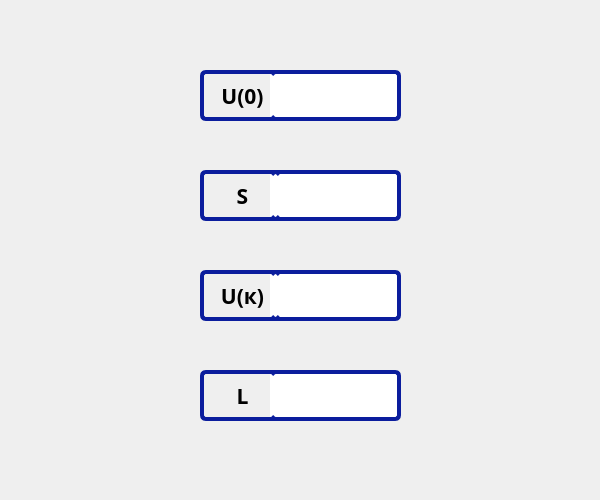
<?xml version="1.0" encoding="UTF-8"?>
<ui version="4.0">
 <class>MainWindow</class>
 <widget class="QMainWindow" name="MainWindow">
  <property name="geometry">
   <rect>
    <x>0</x>
    <y>0</y>
    <width>600</width>
    <height>500</height>
   </rect>
  </property>
  <property name="sizePolicy">
   <sizepolicy hsizetype="Fixed" vsizetype="Fixed">
    <horstretch>0</horstretch>
    <verstretch>0</verstretch>
   </sizepolicy>
  </property>
  <property name="minimumSize">
   <size>
    <width>600</width>
    <height>500</height>
   </size>
  </property>
  <property name="maximumSize">
   <size>
    <width>600</width>
    <height>500</height>
   </size>
  </property>
  <property name="font">
   <font>
    <family>Goudy Old Style</family>
    <pointsize>16</pointsize>
    <weight>75</weight>
    <bold>true</bold>
   </font>
  </property>
  <property name="windowTitle">
   <string>Physical simulation of motion</string>
  </property>
  <property name="windowIcon">
   <iconset resource="../Resurces/res.qrc">
    <normaloff>:/Resurses_2/icon.png</normaloff>:/Resurses_2/icon.png</iconset>
  </property>
  <property name="styleSheet">
   <string notr="true">background-image: url(:/Resurses_2/ФонБезВотерки.jpg);</string>
  </property>
  <widget class="QWidget" name="centralwidget">
   <widget class="QLabel" name="label">
    <property name="geometry">
     <rect>
      <x>200</x>
      <y>70</y>
      <width>81</width>
      <height>51</height>
     </rect>
    </property>
    <property name="font">
     <font>
      <family>Goudy Old Style</family>
      <pointsize>16</pointsize>
      <weight>75</weight>
      <bold>true</bold>
     </font>
    </property>
    <property name="styleSheet">
     <string notr="true">background-image: url(:/Resurses_2/кремовый.jpg);
border-top: 4px solid #0B1D9D;
border-left: 4px solid #0B1D9D;
border-bottom: 4px solid #0B1D9D;
border-radius: 6px;</string>
    </property>
    <property name="text">
     <string>U(0)</string>
    </property>
    <property name="alignment">
     <set>Qt::AlignCenter</set>
    </property>
   </widget>
   <widget class="QLineEdit" name="line_out_speed_start">
    <property name="geometry">
     <rect>
      <x>270</x>
      <y>70</y>
      <width>131</width>
      <height>51</height>
     </rect>
    </property>
    <property name="font">
     <font>
      <family>Goudy Old Style</family>
      <pointsize>16</pointsize>
      <weight>75</weight>
      <bold>true</bold>
     </font>
    </property>
    <property name="styleSheet">
     <string notr="true">background-image: url(:/Resurses_2/кремовый.jpg);
border-top: 4px solid #0B1D9D;
border-right: 4px solid #0B1D9D;
border-bottom: 4px solid #0B1D9D;
border-radius: 6px;</string>
    </property>
    <property name="text">
     <string/>
    </property>
    <property name="alignment">
     <set>Qt::AlignCenter</set>
    </property>
   </widget>
   <widget class="QLineEdit" name="line_out_speed_fin">
    <property name="geometry">
     <rect>
      <x>270</x>
      <y>270</y>
      <width>131</width>
      <height>51</height>
     </rect>
    </property>
    <property name="font">
     <font>
      <family>Goudy Old Style</family>
      <pointsize>16</pointsize>
      <weight>75</weight>
      <bold>true</bold>
     </font>
    </property>
    <property name="styleSheet">
     <string notr="true">background-image: url(:/Resurses_2/кремовый.jpg);
border-top: 4px solid #0B1D9D;
border-right: 4px solid #0B1D9D;
border-bottom: 4px solid #0B1D9D;
border-radius: 6px;</string>
    </property>
    <property name="text">
     <string/>
    </property>
    <property name="alignment">
     <set>Qt::AlignCenter</set>
    </property>
   </widget>
   <widget class="QLabel" name="label_2">
    <property name="geometry">
     <rect>
      <x>200</x>
      <y>270</y>
      <width>81</width>
      <height>51</height>
     </rect>
    </property>
    <property name="font">
     <font>
      <family>Goudy Old Style</family>
      <pointsize>16</pointsize>
      <weight>75</weight>
      <bold>true</bold>
     </font>
    </property>
    <property name="styleSheet">
     <string notr="true">background-image: url(:/Resurses_2/кремовый.jpg);
border-top: 4px solid #0B1D9D;
border-left: 4px solid #0B1D9D;
border-bottom: 4px solid #0B1D9D;
border-radius: 6px;</string>
    </property>
    <property name="text">
     <string>U(к)</string>
    </property>
    <property name="alignment">
     <set>Qt::AlignCenter</set>
    </property>
   </widget>
   <widget class="QLabel" name="label_3">
    <property name="geometry">
     <rect>
      <x>200</x>
      <y>370</y>
      <width>81</width>
      <height>51</height>
     </rect>
    </property>
    <property name="font">
     <font>
      <family>Goudy Old Style</family>
      <pointsize>16</pointsize>
      <weight>75</weight>
      <bold>true</bold>
     </font>
    </property>
    <property name="styleSheet">
     <string notr="true">background-image: url(:/Resurses_2/кремовый.jpg);
border-top: 4px solid #0B1D9D;
border-left: 4px solid #0B1D9D;
border-bottom: 4px solid #0B1D9D;
border-radius: 6px;</string>
    </property>
    <property name="text">
     <string>L</string>
    </property>
    <property name="alignment">
     <set>Qt::AlignCenter</set>
    </property>
   </widget>
   <widget class="QLineEdit" name="line_out_mov">
    <property name="geometry">
     <rect>
      <x>270</x>
      <y>170</y>
      <width>131</width>
      <height>51</height>
     </rect>
    </property>
    <property name="font">
     <font>
      <family>Goudy Old Style</family>
      <pointsize>16</pointsize>
      <weight>75</weight>
      <bold>true</bold>
     </font>
    </property>
    <property name="styleSheet">
     <string notr="true">background-image: url(:/Resurses_2/кремовый.jpg);
border-top: 4px solid #0B1D9D;
border-right: 4px solid #0B1D9D;
border-bottom: 4px solid #0B1D9D;
border-radius: 6px;</string>
    </property>
    <property name="text">
     <string/>
    </property>
    <property name="alignment">
     <set>Qt::AlignCenter</set>
    </property>
   </widget>
   <widget class="QLabel" name="label_4">
    <property name="geometry">
     <rect>
      <x>200</x>
      <y>170</y>
      <width>81</width>
      <height>51</height>
     </rect>
    </property>
    <property name="font">
     <font>
      <family>Goudy Old Style</family>
      <pointsize>16</pointsize>
      <weight>75</weight>
      <italic>false</italic>
      <bold>true</bold>
     </font>
    </property>
    <property name="styleSheet">
     <string notr="true">background-image: url(:/Resurses_2/кремовый.jpg);
border-top: 4px solid #0B1D9D;
border-left: 4px solid #0B1D9D;
border-bottom: 4px solid #0B1D9D;
border-radius: 6px;</string>
    </property>
    <property name="text">
     <string>S</string>
    </property>
    <property name="alignment">
     <set>Qt::AlignCenter</set>
    </property>
   </widget>
   <widget class="QLineEdit" name="line_out_L">
    <property name="geometry">
     <rect>
      <x>270</x>
      <y>370</y>
      <width>131</width>
      <height>51</height>
     </rect>
    </property>
    <property name="font">
     <font>
      <family>Goudy Old Style</family>
      <pointsize>16</pointsize>
      <weight>75</weight>
      <bold>true</bold>
     </font>
    </property>
    <property name="styleSheet">
     <string notr="true">background-image: url(:/Resurses_2/кремовый.jpg);
border-top: 4px solid #0B1D9D;
border-right: 4px solid #0B1D9D;
border-bottom: 4px solid #0B1D9D;
border-radius: 6px;</string>
    </property>
    <property name="text">
     <string/>
    </property>
    <property name="alignment">
     <set>Qt::AlignCenter</set>
    </property>
   </widget>
  </widget>
 </widget>
 <resources>
  <include location="../Resurces/res.qrc"/>
 </resources>
 <connections/>
</ui>
